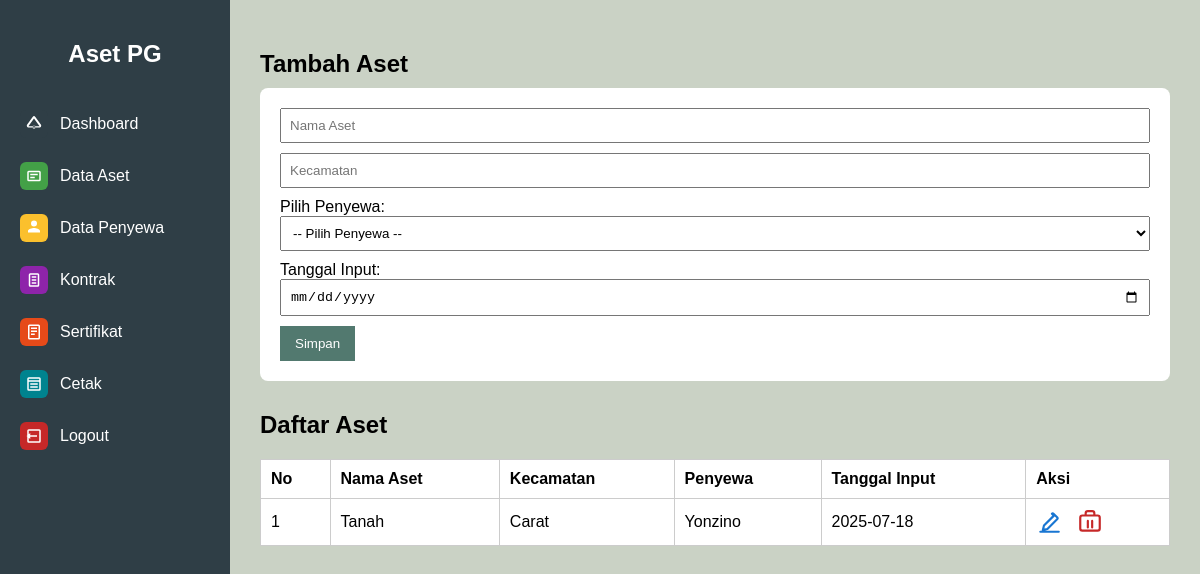
The app's page /pages/aset.php (signed in) with its own data.
### tables this page shows
CREATE TABLE `aset` (
  `id` int(11) NOT NULL,
  `nama_aset` varchar(100) DEFAULT NULL,
  `kecamatan` varchar(100) DEFAULT NULL,
  `penyewa_id` int(11) DEFAULT NULL,
  `tanggal_input` date DEFAULT NULL
);

CREATE TABLE `penyewa` (
  `id` int(11) NOT NULL,
  `nama` varchar(100) DEFAULT NULL,
  `kontak` varchar(100) DEFAULT NULL
);

### pages/aset.php (the view, shortened to what this page needs)
<?php
include '../includes/db.php';
include '../includes/sidebar.php';
$data = mysqli_query($conn, "SELECT aset.*, penyewa.nama AS nama_penyewa
                             FROM aset
                             LEFT JOIN penyewa ON aset.penyewa_id = penyewa.id");
$editData = null;
?>
<!DOCTYPE html>
<html>
<head>
</head>
<body>
  <div class="content">
    <?php if ($editData): ?>
      <h2>Edit Aset</h2>
      <form method="POST">
        <input type="hidden" name="id" value="<?= $editData['id'] ?>">
        <input type="text" name="nama" placeholder="Nama Aset" value="<?= htmlspecialchars($editData['nama_aset']) ?>" required>
        <input type="text" name="kecamatan" placeholder="Kecamatan" value="<?= htmlspecialchars($editData['kecamatan']) ?>">
        <label for="penyewa">Pilih Penyewa:</label>
        <select name="penyewa" required>
          <option value="">-- Pilih Penyewa --</option>
          <?php
          $penyewaResultEdit = mysqli_query($conn, "SELECT * FROM penyewa");
          while($p = mysqli_fetch_assoc($penyewaResultEdit)):
          ?>
            <option value="<?= $p['id'] ?>" <?= $p['id'] == $editData['penyewa_id'] ? 'selected' : '' ?>><?= $p['nama'] ?> (<?= $p['kontak'] ?>)</option>
          <?php endwhile; ?>
        </select>
        <label for="tanggal_input">Tanggal Input:</label>
        <input type="date" name="tanggal_input" value="<?= $editData['tanggal_input'] ?>" required>
        <button type="submit" name="update">Update</button>
        <a href="aset.php" style="margin-left:10px;color:#333;">Batal</a>
      </form>
    <?php else: ?>
      <h2>Tambah Aset</h2>
      <form method="POST">
        <input type="text" name="nama" placeholder="Nama Aset" required>
        <input type="text" name="kecamatan" placeholder="Kecamatan">
        <label for="penyewa">Pilih Penyewa:</label>
        <select name="penyewa" required>
          <option value="">-- Pilih Penyewa --</option>
        </select>
        <label for="tanggal_input">Tanggal Input:</label>
        <input type="date" name="tanggal_input" required>
        <button type="submit" name="tambah">Simpan</button>
      </form>
    <?php endif; ?>
    <h2>Daftar Aset</h2>
    <table>
      <tr>
        <th>No</th>
        <th>Nama Aset</th>
        <th>Kecamatan</th>
        <th>Penyewa</th>
        <th>Tanggal Input</th>
        <th>Aksi</th>
      </tr>
      <?php $no=1; while ($row = mysqli_fetch_assoc($data)) : ?>
      <tr>
        <td><?= $no++ ?></td>
        <td><?= htmlspecialchars($row['nama_aset']) ?></td>
        <td><?= htmlspecialchars($row['kecamatan']) ?></td>
        <td><?= htmlspecialchars($row['nama_penyewa'] ?? '-') ?></td>
        <td><?= htmlspecialchars($row['tanggal_input']) ?></td>
        <td>
          <a href="aset.php?edit=<?= $row['id'] ?>" title="Edit" style="color:#1976d2;vertical-align:middle;display:inline-block;margin-right:10px;">
            <svg width="26" height="26" viewBox="0 0 24 24" fill="none" style="vertical-align:middle;">
              <path d="M4 21h17M14.7 4.29a1 1 0 0 1 1.42 0l3.59 3.59a1 1 0 0 1 0 1.42l-9.17 9.17-4.24 1.06 1.06-4.24 9.17-9.17z" stroke="#1976d2" stroke-width="2" stroke-linecap="round" stroke-linejoin="round"/>
            </svg>
          </a>
          <a href="aset.php?hapus=<?= $row['id'] ?>" title="Hapus" onclick="return confirm('Yakin hapus?')" style="color:#c62828;vertical-align:middle;display:inline-block;">
          </a>
        </td>
      </tr>
      <?php endwhile; ?>
    </table>
  </div>
</body>
</html>

### pages/aset.php (style rules this page uses)
body { font-family: Arial, sans-serif; background: #CAD2C5; margin: 0; padding: 0; display: flex; }
.content { margin-left: 230px; padding: 30px; width: calc(100% - 230px); transition: margin-left 0.4s cubic-bezier(.4,2,.6,1), width 0.4s cubic-bezier(.4,2,.6,1); }
h2 { margin-bottom: 10px; }
table { width: 100%; border-collapse: collapse; background: white; margin-top: 20px; }
table, th, td { border: 1px solid #ccc; }
th, td { padding: 10px; text-align: left; }
form { background: white; padding: 20px; margin-bottom: 30px; border-radius: 8px; }
input, select { width: 100%; padding: 8px; margin-bottom: 10px; }
button { padding: 10px 15px; background: #52796F; color: white; border: none; cursor: pointer; }
a { color: red; text-decoration: none; }

### records on screen
aset: nama_aset "Tanah", kecamatan "Carat", penyewa.nama "Yonzino", tanggal_input "2025-07-18"
